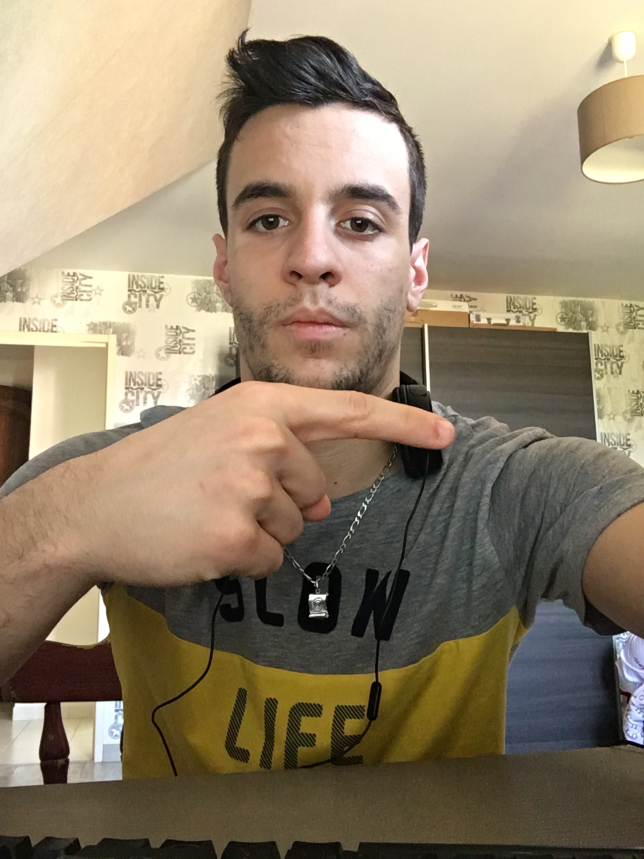
#> input picture data/Datasets/fingerLeft/IMG_1355 - Copie (2).JPG, 1932 x 2576 px (shown at 1/3 size); its folder holds only this picture in this run
$ python createModels.py
#> lines starting #> are read from the running program, lines starting #| are printed output that depends on the picture
import numpy as np
import os
import cv2
import random
import pickle

file_list = []
class_list = []

#Path of the differents datasets
data_dir = "../data/Datasets/"

#All the classes the neural network has to recognize
class_names = ["fingerLeft", "fingerRight", "fist", "none", "palm", "thumb"]

#Fix the size of the images used by the neural network
img_size = 100

#Checking for each class name folder inside the dataset folder
for class_name in class_names:
   path = os.path.join(data_dir, class_name)
    #For each image in the class folder, read it and convert it into gray image
   for img in os.listdir(path):
       img_array = cv2.imread(os.path.join(path, img), cv2.IMREAD_GRAYSCALE)
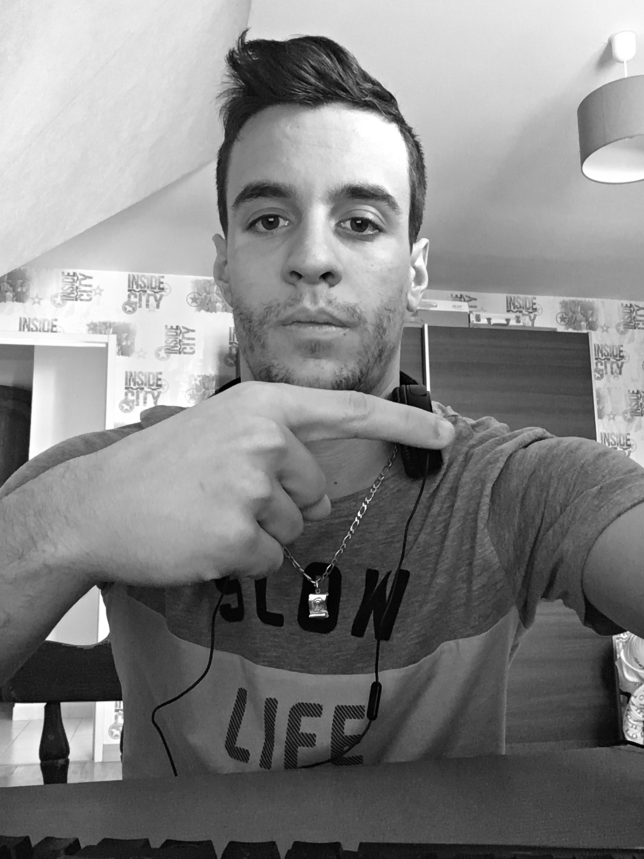
#> img_array: shape (2576, 1932) (shown at 1/3 size); min 0, max 255, mean 131.5
#> pass 2 of the loop `for class_name in class_names:`:
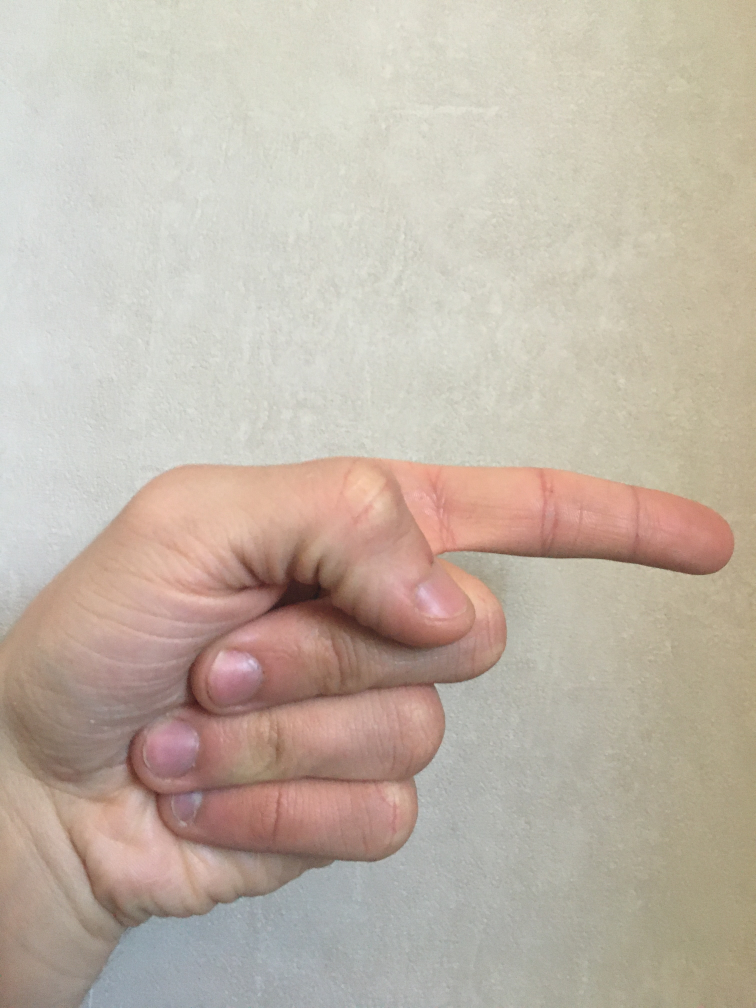
#> input picture data/Datasets/fingerRight/IMG_1371.JPG, 3024 x 4032 px (shown at 1/4 size)
#> `img_array = cv2.imread(os.path.join(path, img), cv2.IMREAD_GRAYSCALE)`:
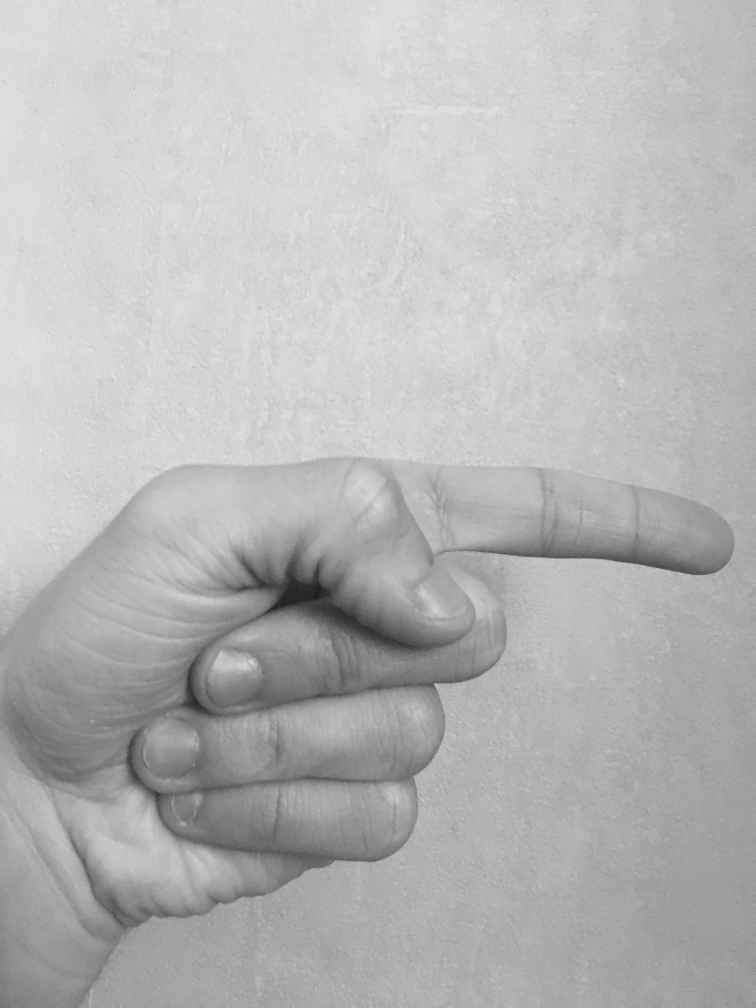
#> img_array: shape (4032, 3024) (shown at 1/4 size); min 18, max 236, mean 183.4
#> (the run stopped early here; a loop or call above may not have finished)
